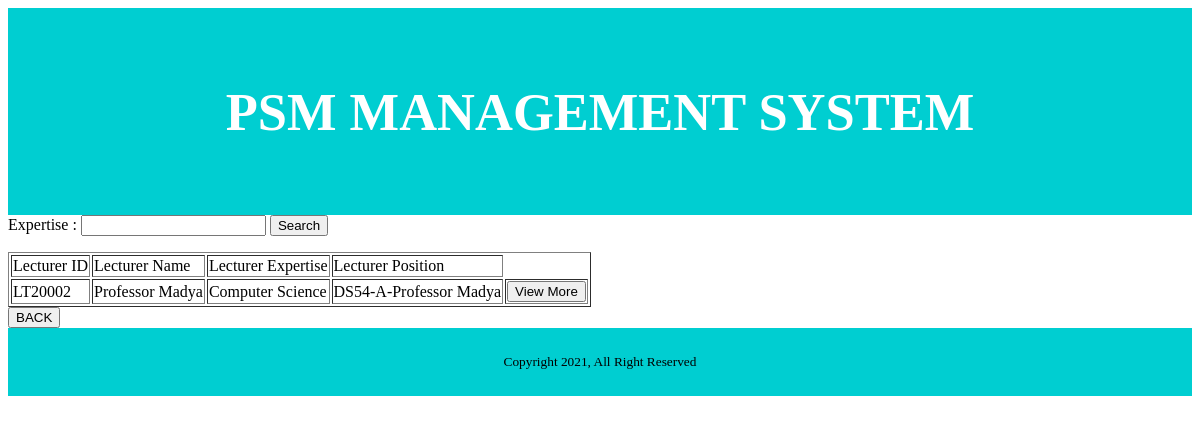
Screenshot of /Manage_Expertise/ExpertiseMainInterface.php?carian=Computer Science with the database file from the repository.
### tables this page shows
CREATE TABLE `lecturers` (
  `Lect_ID` varchar(10) NOT NULL,
  `Lect_Name` varchar(255) NOT NULL,
  `Lect_PhoneNo` int(11) NOT NULL,
  `Lect_OfficeNo` int(11) NOT NULL,
  `Lect_Email` varchar(50) NOT NULL,
  `Lect_OfficeAdd` varchar(50) NOT NULL,
  `Lect_Faculty` varchar(50) NOT NULL,
  `Lect_Position` varchar(50) NOT NULL,
  `Lect_Expertise` varchar(100) NOT NULL,
  `Lect_Photo` varchar(255) NOT NULL
);

### Manage_Expertise/ExpertiseMainInterface.php (the view, shortened to what this page needs)
<html>
<head>
<link rel="stylesheet" type="text/css" href="CSS.css">
</head>
<div class="header">
  <h2> PSM MANAGEMENT SYSTEM</h2>
</div>
<form action="" method="get" class="form-inline">
    Expertise :
    <input type="text" name="carian" class="form-control">
    <button type=submit class="btn btn-primary">Search</button>
</form>
<?php
if(isset($_GET['carian'])){
    $carian=$_GET['carian'];
}else{
    $carian="";
}
include "ExpertiseController.php";
$sql="SELECT Lect_ID, Lect_Name, Lect_Expertise, Lect_Position FROM Lecturers
        WHERE Lect_Expertise LIKE '%$carian%'
        ";
$result=mysqli_query($conn, $sql);
if(mysqli_num_rows($result)==0){
    echo "Tiada matches found";
}
else{
?>
    <table border="1">
        <thead>
            <tr>
			    <td>Lecturer ID</td>
                <td>Lecturer Name</td>
                <td>Lecturer Expertise</td>
                <td>Lecturer Position</td>
            </tr>
        </thead>
<?php
    while($rec=mysqli_fetch_array($result)){
        echo "<tr>";
		echo "<td>". $rec['Lect_ID']."</td>";
        echo "<td>". $rec['Lect_Name']."</td>";
        echo "<td>". $rec['Lect_Expertise']."</td>";
        echo "<td>". $rec['Lect_Position']."</td>";
        $Lect_ID=$rec['Lect_ID'];
        echo "<td> <a href='ExpertiseDetailsInterface.php?Lect_ID=$Lect_ID'><button>View More</button>";
        echo "</td></tr>";
    }
    echo "</table>";
}
?>
<a href=../home.php><button>BACK</button></a>
	<div class="footer">
  <p><sub>Copyright 2021, All Right Reserved</sub></p>
</div>
</html>

### Manage_Expertise/CSS.css (style rules this page uses)
* { box-sizing: border-box; }
.header { background-color: 00CED1; padding: 30px; text-align: center; font-size: 35px; color:#ffffff; }
.footer { background-color: 00CED1; padding: 10px; text-align: center; }

### rows the page displays
lecturers: Lect_ID "LT20002", Lect_Name "Professor Madya", Lect_Expertise "Computer Science", Lect_Position "DS54-A-Professor Madya"
